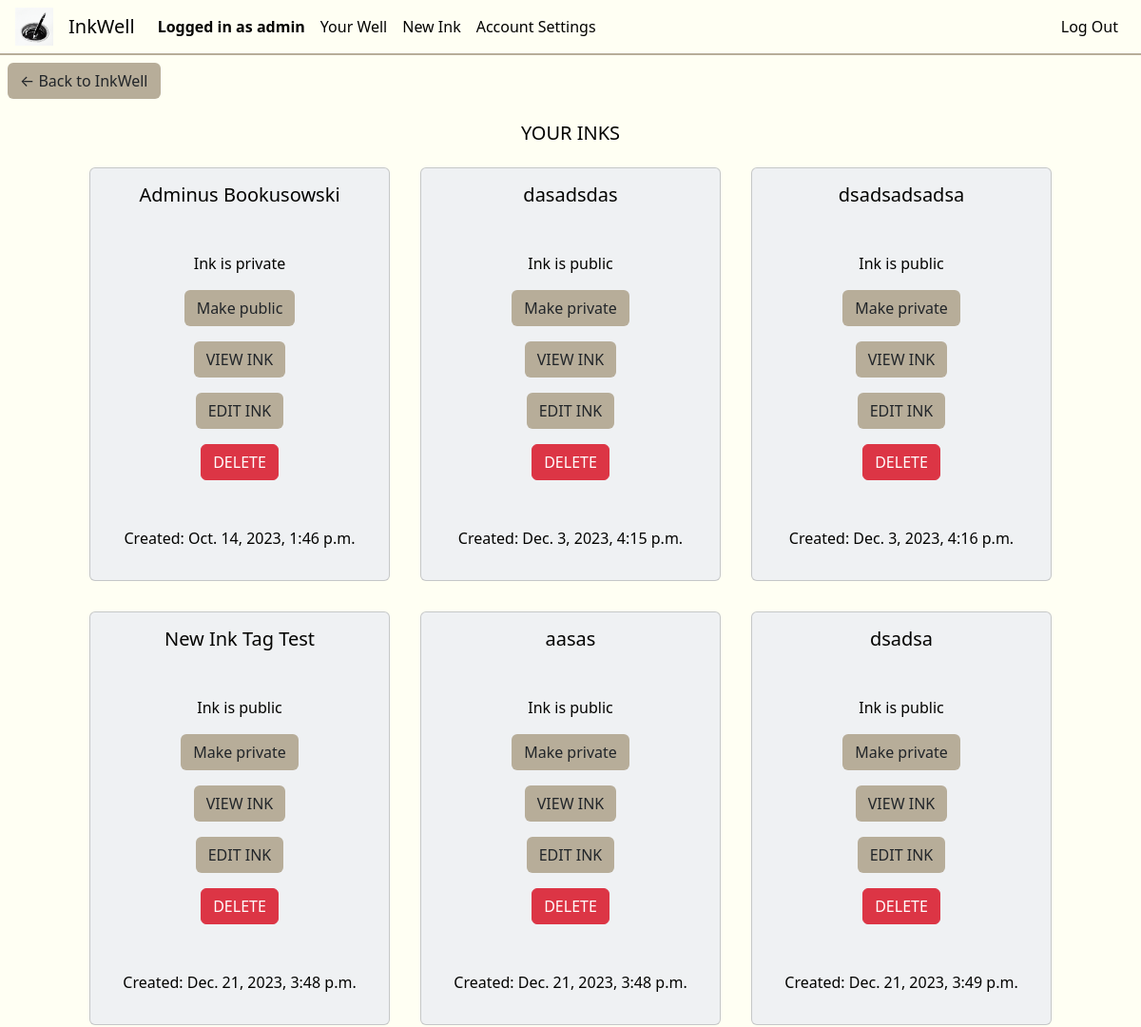
Before: /ink_settings (signed in, upper part) with the older database file.
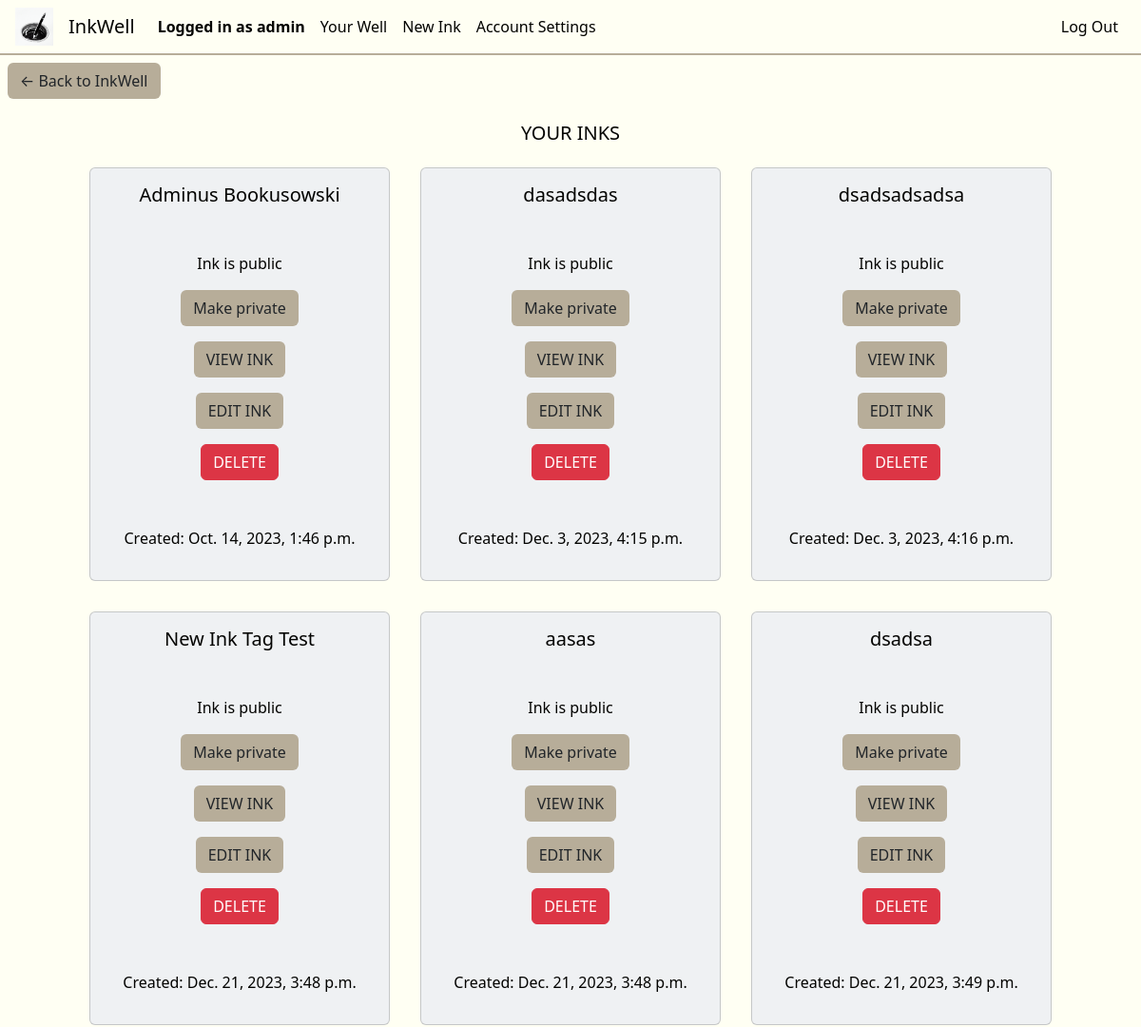
After: the same page with the newer database file.
### inkwell/models.py (models this page shows, shortened)
class Ink(models.Model):
    wellOrigin = models.ForeignKey(Well, on_delete=models.CASCADE, related_name="well_pk", default="")
    inkOwner = models.ForeignKey(User, on_delete=models.CASCADE, related_name="ink_owner", default="")
    coAuthors = models.ManyToManyField(User, related_name="CoAuthors", blank=True)
    privateStatus = models.BooleanField(default=False)
    updateStatus = models.BooleanField(default=False) # If the Ink is edited at least once, this changes to true
    ink_following = models.ManyToManyField(User, related_name="ink_following", blank=True)
    tags = models.ManyToManyField(Tag, related_name="tags", blank=True)
    description = models.CharField(max_length=500, default="")
    title = models.CharField(max_length=64, default="")
    views = models.PositiveBigIntegerField(default=0)
    creation_date = models.DateTimeField(default=timezone.now, editable=False)

### inkwell/views.py (the view)
# urls.py: path('ink_settings', views.ink_settings, name='ink_settings'),
@login_required
def ink_settings(request):
    retrieve_inks = Ink.objects.filter(inkOwner=request.user)
    return render(request, "inkwell/ink_settings.html", {
        "inks": retrieve_inks,
        "title": "Ink Settings"
    })

### inkwell/templates/inkwell/ink_settings.html (shortened to what this page needs)
{% extends "inkwell/layout.html" %}
{% block body %}
<a href="{% url 'well' username=request.user.username %}"><button class="backToInkWell btn btn-khaki">&larr; Back to InkWell</button></a>
<div class="inkSettingsRow row d-flex justify-content-center">
    <h5 class="text-center">YOUR INKS</h5>
    {% for ink in inks %}
        <div class="card col-md-4">
            <div class="card-title text-center">
                <h5 class="lead">{{ ink.title }}</h5>
            </div>
            <div class="card-body disFdirColAliCen">
                <form class="form privatizeInkForm disFdirColAliCen" method="post">
                    {% if ink.privateStatus %}
                        <span>Ink is private</span>
                        <button class="btn btn-khaki" id="makeInkPublic" type="submit" onclick="privatizeInk('makePublic')">Make public</button>
                    {% else %}
                        <span>Ink is public</span>
                        <button class="btn btn-khaki" id="makeInkPrivate" type="submit" onclick="privatizeInk('makePrivate')">Make private</button>
                    {% endif %}
                </form>
                <a href="{% url 'ink_view' inkID=ink.id %}"><button class="btn btn-khaki">VIEW INK</button></a>
                <a href="{% url 'edit_ink' inkID=ink.id %}"><button class="btn btn-khaki">EDIT INK</button></a>
                <a href="{% url 'delete_ink' inkID=ink.id %}"><button class="btn btn-danger">DELETE</button></a>
                <span>Created: {{ ink.creation_date }}</span>
            </div>
        </div>
    {% endfor %}
</div>
{% endblock %}

Changed rows visible on the page:
changed Ink "Adminus Bookusowski": privateStatus "Ink is private Make public" → "Ink is public Make private"
